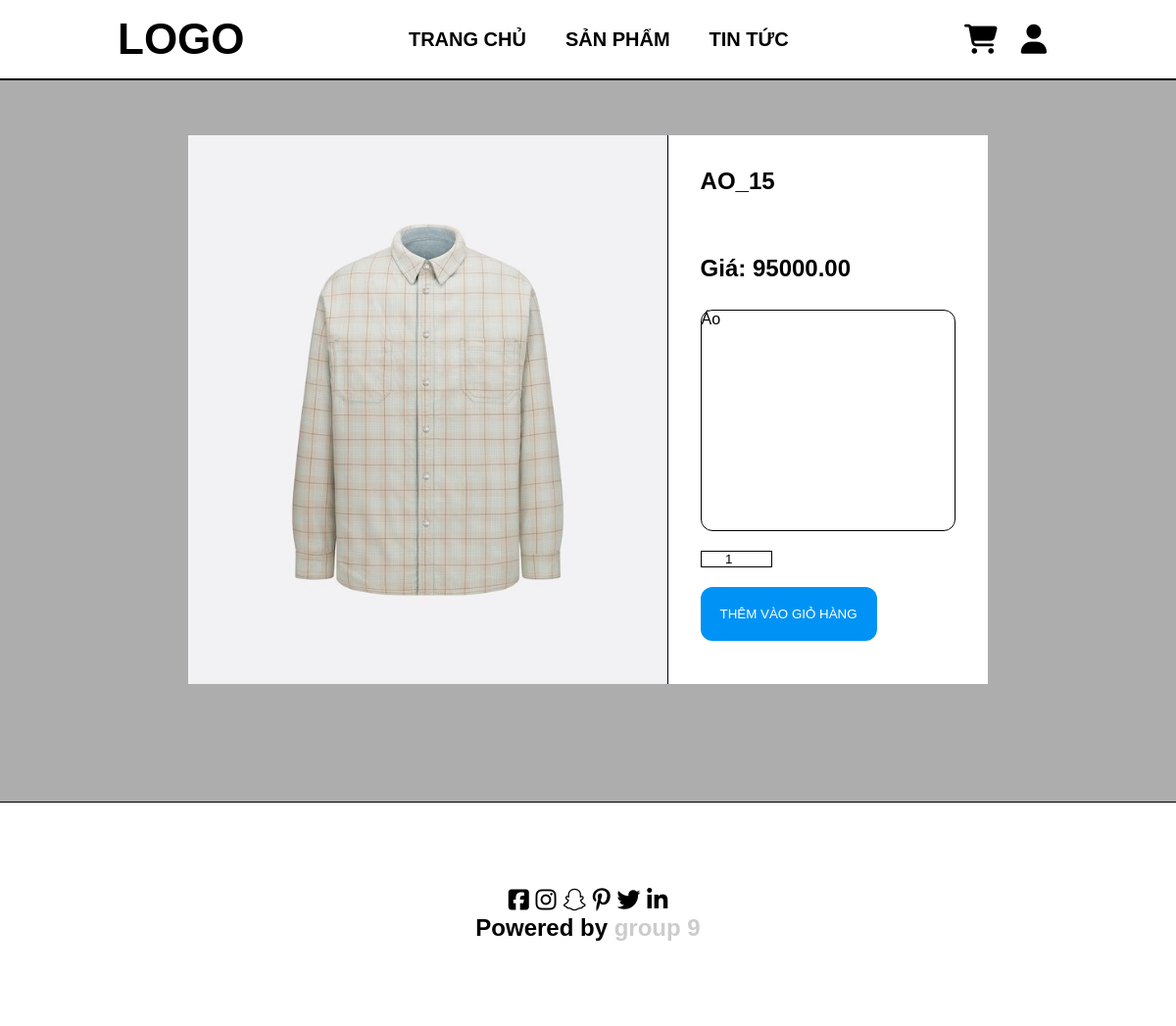
Page /details.php?product_id=48 on the committed database.
### tables this page shows
CREATE TABLE `products` (
  `ProductID` int(11) NOT NULL,
  `CategoryID` int(11) NOT NULL,
  `ProductName` varchar(255) DEFAULT NULL,
  `ProductDescription` text DEFAULT NULL,
  `ProductPrice` decimal(10,2) DEFAULT NULL,
  `ProductImage` varchar(255) DEFAULT NULL,
  `QuantityInStock` int(11) DEFAULT NULL
);

### details.php (the view, shortened to what this page needs)
<?php
require 'header.php';
?>
<div class="product_container">
    <?php
    if (isset($_GET['product_id']) && isset($_SESSION['login-email']) && $_SESSION['login-email'] == 'admin@gmail.com') {
        $product_id = $_GET['product_id'];
        $sql_select =  "SELECT * FROM products WHERE ProductID = $product_id";
        $result = mysqli_query($conn, $sql_select);
        $row = mysqli_fetch_assoc($result);
        echo "<form action='details.php' method='post' class='product_detail'>";
        echo "<input type='hidden' name='product_id' value='$product_id'>";
        echo "<div class='product_img'><img src='" . $row['ProductImage'] . "' alt = " . $row['ProductName'] . "></div>";
        echo "<div class='product_info'>";
        echo "<h2 class='product_name'>" . $row['ProductName'] . "</h2>";
        echo "<h2 class='product_price'>Giá: " . $row['ProductPrice'] . "</h2>";
        echo "<input type='hidden' name='price' value='".$row['ProductPrice']."'>";
        echo "<p class='product_description'>" . $row['ProductDescription'] . "</p>";
        echo "<div class='quantity'>
                    <input name='quantity' type='number' value='1' class='quantity_number' >
                </div>";
        echo "<button name='add_cart' class='buy_button' type='submit'>Thêm vào giỏ hàng</button>";
        echo "<button name='delete_product' type='submit' class='delete_button'>Xoá mặt hàng</button>";
        echo "</div>";
        echo "</form>";
    }
    else if (isset($_GET['product_id'])){
        $product_id = $_GET['product_id'];
        $sql_select =  "SELECT * FROM products WHERE ProductID = $product_id";
        $result = mysqli_query($conn, $sql_select);
        $row = mysqli_fetch_assoc($result);
        echo "<form action='details.php' method='post' class='product_detail'>";
        echo "<div class='product_img'><img src='" . $row['ProductImage'] . "' alt = " . $row['ProductName'] . "></div>";
        echo "<div class='product_info'>";
        echo "<h2 class='product_name'>" . $row['ProductName'] . "</h2>";
        echo "<h2 class='product_price'>Giá: " . $row['ProductPrice'] . "</h2>";
        echo "<p class='product_description'>" . $row['ProductDescription'] . "</p>";
        echo "<div class='quantity'>
                    <input name='quantity' type='number' value='1' class='quantity_number' style='width: 25%;' >
                </div>";
        echo "<button name='add_cart' class='buy_button' type='submit'>Thêm vào giỏ hàng</button>";
        echo "</div>";
        echo "</form>";
    }
    ?>
</div>
<?php
require 'footer.php';
?>

### assets/style.css (style rules this page uses)
* { margin: 0; padding: 0; font-family: Arial, Helvetica, sans-serif; text-decoration: none; }

### assets/product.css (style rules this page uses)
* { margin: 0; padding: 0; }
.product_container { height: 100vh; display: flex; align-items: center; background-color: #00000052; }
.product_detail { width: 68%; height: 70vh; display: flex; justify-content: space-around; margin: auto; }
.product_detail .product_img { width: 60%; height: 100%; background-color: #000; display: flex; align-items: center; justify-content: center; }
.product_detail .product_img img { width: 100%; height: 100%; object-fit: cover; }
.product_detail .product_info { width: 40%; height: 100%; background-color: #fff; border-left: 1px solid #000; }
.product_detail .product_info .product_name { margin-top: 10%; height: 16%; text-transform: uppercase; margin-left: 10%; }
.product_detail .product_info .product_price { height: 10%; margin-left: 10%; }
.product_detail .product_info .product_description { height: 40%; margin-left: 10%; margin-right: 10%; border: 1px solid #000; border-radius: 12px; }
.product_detail .product_info .quantity { display: flex; margin-top: 20px; margin-left: 10%; }
.product_detail .product_info .quantity .quantity_number { border: 1px solid #000; width: 25%; padding: 0 12px; text-align: center; }
.product_detail .product_info .buy_button { text-transform: uppercase; padding: 20px; border-radius: 12px; border: none; margin-left: 10%; margin-top: 20px; background-color: rgb(0 147 245); color: #fff; cursor: pointer; position: relative; }

### assets/product_add.css (style rules this page uses)
* { margin: 0; padding: 0; font-family: Arial, Helvetica, sans-serif; }

### assets/user_profile.css (style rules this page uses)
* { margin: 0; padding: 0; font-family: Arial, Helvetica, sans-serif; }

### rows in the picture
products: ProductImage (picture), ProductName "AO_15", ProductPrice "95000.00", ProductDescription "Áo"
